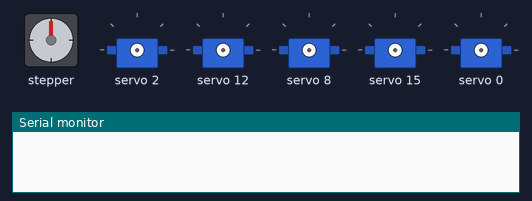
The sketch below on a simulated Arduino Uno, built with avr-gcc and run on an emulated ATmega328P. On the bench: stepper motor, 5 × servo, the last lines printed to the serial monitor. Wiring (inferred from the names in the program): stepper motor driver (200 steps per turn assumed): step pin 5; direction pin 4.

Above: at 0.1 s.
At 18.1 s:
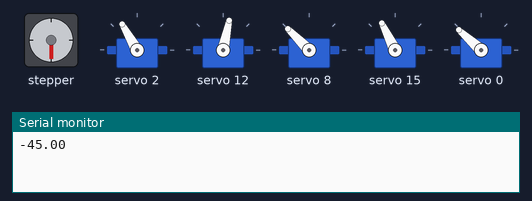
At 21.6 s:
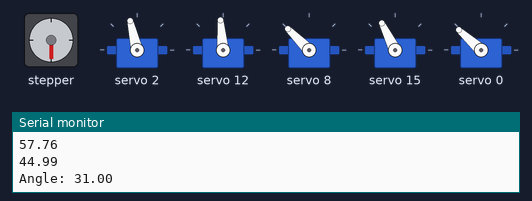
At 24.2 s:
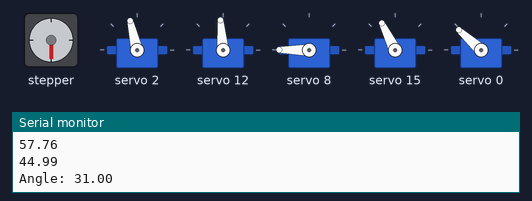
At 27.7 s:
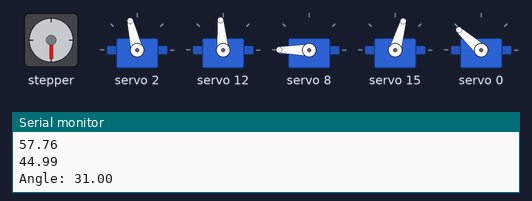
At 36.3 s:
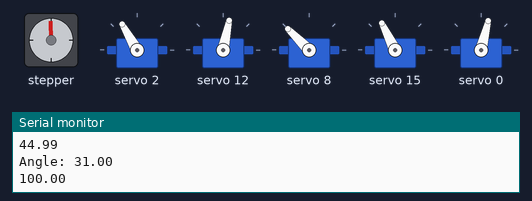
Timing chart, 0 to 37.8 s (numbered marks = the images above):
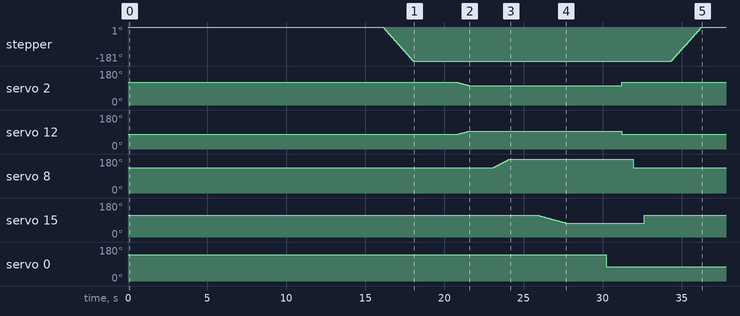

Measured:
- by itself, stepper: turns 181° counter-clockwise in 1.9 s, then 180° clockwise in 1.9 s
- by itself, servo 12: rises from 78° to 95° in 0.73 s, then falls to 78° in 9.7 s
- by itself, servo 8: rises from 135° to 180° in 1.0 s, then falls to 135° in 7.8 s
- by itself, servo 0: 138° → 76° at 30.2 s

The sketch:

sketch_may28b.ino
```cpp
#include <HCPCA9685.h>

//using servo driver library HCPCA9685


#include <Servo.h>

#define I2CAdd 0x40
#include <Stepper.h>
#define STEPS 200

#define motorInterfaceType 1

HCPCA9685 ServoController(I2CAdd);
unsigned int pos;

//Pin Connectors on PCA9685 Servo Driver

//Shoulder pins Left:2 Right: 12
//Shoulder Neutral Positions: 2 pin 262, 12 pin 175
//Elbow Neutral Position: 294 Pin: 9
//Wrist Joint: Pin: 15 Neutral Position: 255
//Clamp Pin: 0

//Conversion from position to angle

//2 Pos per Degree of Angle


const int dirPin = 4;
const int stepPin = 5;
const int stepsPerRevolution = 200;

int leftPos = 262;
int rightPos = 175;
int ePos = 294;
int hPos = 255;
int stepDelay = 9500;

double s = 18; //shoulder limb length
double e = 12; //elbow limb length
double h = 19.5; //hand limb length
void setup() {
  ServoController.Init(SERVO_MODE);
  // Declare pins as Outputs
  pinMode(stepPin, OUTPUT);
  pinMode(dirPin, OUTPUT);

  /* Wake the device up */
  ServoController.Sleep(false);

  Serial.begin(4800);  // Initialise default communication rate of the Bluetooth module


  delay(12000);
  // Declare pins as Outputs
  PickUpAndDrop(24, -24, 10);
}
void loop() {
}

//Counterclockwise rotation of base with given angle
void baseRotateCounterClock(double ang) {
  //setting motor rotation to HIGH corresponding to CCW
  digitalWrite(dirPin, HIGH);
  // Spin motor
  double steps = (ang / 360) * stepsPerRevolution * 4;
  Serial.print(steps);
  for (int x = 0; x < steps; x++) {
    digitalWrite(stepPin, HIGH);
    delayMicroseconds(stepDelay);
    digitalWrite(stepPin, LOW);
    delayMicroseconds(stepDelay);
  }
  delay(2000);
}

//Clockwise rotation of base with given angle
void baseRotateClock(double ang) {
  //Sets motor direction pin to LOW corresponding to clockwise
  digitalWrite(dirPin, LOW);
  // Spin motor
  double steps = (ang / 360) * stepsPerRevolution * 4;
  for (int x = 0; x < steps; x++) {
    digitalWrite(stepPin, LOW);
    delayMicroseconds(stepDelay);
    digitalWrite(stepPin, HIGH);
    delayMicroseconds(stepDelay);
  }
  delay(2000);  // Wait a second
}

//Opens Clamp
void OpenGrip() {
  ServoController.Servo(0, 300);
}
//Closes Clamp
void CloseGrip() {
  ServoController.Servo(0,170);
}
//Moves Shoulder a given angle
void MoveShoulder(int angle) {
  //262 is the neutral position of the left shoulder motor
  //The left and right shoulder motors move in opposite directions to move the arm a certain angle.
  for (pos = 262 - leftPos; pos < abs(angle) * 2; pos++) {
    if (angle > 0) {
      leftPos--;
      rightPos++;
    } else {
      leftPos++;
      rightPos--;
    }
    //updates the corresponding pins in the servo driver to the right position
    ServoController.Servo(2, leftPos);
    ServoController.Servo(12, rightPos);
    delay(20);
  }
  delay(1000);
}

//Moves Elbow joint a given angle
void MoveElbow(double angle) {
  for (pos = ePos - 294; pos < abs(angle) * 2; pos++) {
    //updates elbow position incrementally
    if (angle >= 0) {
      ePos++;
    } else {
      ePos--;
    }
    //Updates corresponding pin for servo motor at pin 8 on servo driver
    ServoController.Servo(8, ePos);
    delay(10);
  }
  delay(1000);
}

//Moves Hand joint a given angle
void MoveWrist(double angle) {
  for (pos = 255 - hPos; pos < abs(angle) * 2; pos++) {
    if (angle >= 0) {
      hPos--;
    } else {
      hPos++;
    }
    //Updates servo motor at pin 15 (hand joint);
    ServoController.Servo(15, hPos);
    delay(20);
  }
  delay(1000);
}


//variable to indicate whether the hand joint points downards or upwards, since it alters calculation of the two bar endpoint
bool down = false;

//angles from verticals for shoulder, elbow, and hand respectively.
double theta1;
double theta2;
double theta3;

//Test angles for tracing back endpoint for TwoBar linkage (shoulder and elbow joints)
double angle = -2000;


//Moves Arm in polar coordinates a distance r from the base and a distance z from the ground (ignores base)
void MoveArm(double r, double z) {
  //Logic for the following methods explained in project portfolio with diagrams
  for (int ang = 0; ang < 90; ang++) {
    if (sqrt(pow(r - h * cos(ang * 3.14159 / 180), 2) + pow(z - h * sin(ang * 3.14159 / 180), 2)) < s + e && (z - h * sin(ang * 3.14159 / 180)) >= 0) {
      down = false;
      angle = ang;
      TwoBar(r - h * cos(ang * 3.14159 / 180), z - h * sin(ang * 3.14159 / 180));
      if (theta1 < -90 || theta1 > 90 || theta2 < -90 || theta2 > 75 || theta3 < -90 || theta3 > 90) {
        angle = -2000;
        continue;
      } else {
        break;
      }
    } else if (sqrt(pow(r - h * cos(ang * 3.14159 / 180), 2) + pow(z + h * sin(ang * 3.14159 / 180), 2)) < s + e) {
      down = true;
      angle = ang;
      TwoBar(r - h * cos(ang * 3.14159 / 180), z + h * sin(ang * 3.14159 / 180));
      if (theta1 < -90 || theta1 > 90 || theta2 < -90 || theta2 > 75 || theta3 < -90 || theta3 > 90) {
        angle = -2000;
        continue;
      } else {
        break;
      }
    }
  }
  if (angle == -2000) {
    Serial.print("Not possible");
    return;
  }
  Serial.println(theta1);
  Serial.println(theta2);
  Serial.println(theta3);
  Serial.print("Angle: ");
  Serial.println(angle);

  MoveShoulder(theta1);
  delay(500);
  MoveElbow(theta2);
  delay(500);
  MoveWrist(theta3);
  delay(500);
}

//Calculates theta1, theta2, and theta3 given a r and z endpoint for the two bar.
void TwoBar(double r, double z) {
  theta2 = acos((pow(r, 2) + pow(z, 2) - pow(s, 2) - pow(e, 2)) / (2 * s * e));
  double beta = atan((e * sin(theta2)) / (s + e * cos(theta2))) * (180 / 3.14159);
  double gamma = atan(z / r) * (180 / 3.15159);
  theta2 = theta2 * (180 / 3.14159);
  if (theta2 >= 0) {
    theta1 = 90 - gamma - beta;
  } else {
    theta1 = 90 - gamma + beta;
  }
  if (down == false) {
    theta3 = (90 - angle) - theta1 - theta2;
  } else {
    theta3 = (90 + angle) - theta1 - theta2;
  }
  Serial.println(r);
  Serial.println(z);
}

//Important because after firstNeutral the computer knows the position of each motor
bool firstNeutral = true;

//Moves each motor to its neutral position(robot goes straight up)
void MoveNeutral() {
  if(firstNeutral == true) {
    ServoController.Servo(2, 262);
    ServoController.Servo(12, 175);
  } else {
    for (int pos = leftPos; pos < 262; pos++) {
      leftPos++;
      rightPos--;
      ServoController.Servo(2, leftPos);
      ServoController.Servo(12, rightPos);
    }
  }

  delay(700);
  ServoController.Servo(8, 294);
  delay(700);
  ServoController.Servo(15, 255);
  delay(700);
}

//Combines previous methods to pick up an appropriate object given its x, y, and z position
void PickUpAndDrop(double x, double y, double z) {
  //Starts off the robot in neutral position
  MoveNeutral();
  delay(1000);
  //Opens grip so that it can grab the object
  OpenGrip();
  delay(1000);

  //finds the angle to move the base and in which direction
  double baseAng = atan(y/x) * 180/3.14159;
  Serial.print(baseAng);
  //moves the base
  if (x >= 0 && y >= 0) {
    baseRotateCounterClock(baseAng);
  } else if (x <= 0 && y >= 0) {
    baseRotateCounterClock(180 + baseAng);
  } else if (x <= 0 && y <= 0) {
    baseRotateClock(180 - baseAng);
  } else {
    baseRotateClock(-1*baseAng);
  }

  //Converts x, y, and z coordinates to r and z coordinates that can be inputted to move arm

  //Moves arm to correct position
  MoveArm(pow(pow(x,2)+pow(y,2),0.5), z);
  delay(1000);

  //Clamps the object
  CloseGrip();
  delay(1000);

  //Goes back to the neutral position
  MoveNeutral();
  delay(1000);

  //Moves robot to position of the place to drop the object in the bin
  if (x >= 0 && y >= 0) {
    baseRotateClock(baseAng);
  } else if (x <= 0 && y >= 0) {
    baseRotateClock(180 + baseAng);
  } else if (x <= 0 && y <= 0) {
    baseRotateCounterClock(180 - baseAng);
  } else {
    baseRotateCounterClock(-1*baseAng);
  }
  delay(1000);
  MoveArm(30,5);
  delay(1000);

  //Releases the grip
  OpenGrip();
  delay(1000);

  //Returns to neutral
  MoveNeutral();

}
```
